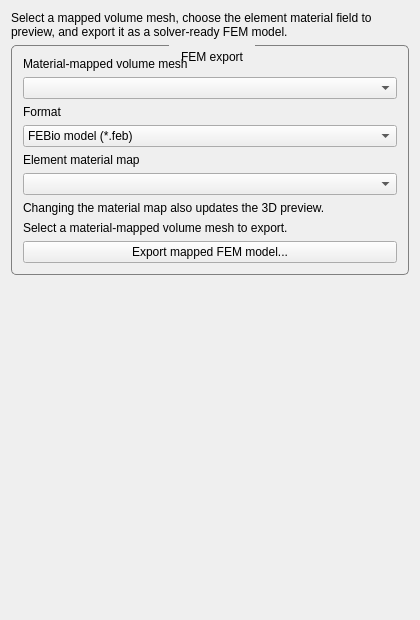
<?xml version="1.0" encoding="UTF-8"?>
<ui version="4.0">
 <class>FemExportViewControls</class>
 <widget class="QWidget" name="FemExportViewControls">
  <property name="geometry">
   <rect>
    <x>0</x>
    <y>0</y>
    <width>420</width>
    <height>620</height>
   </rect>
  </property>
  <property name="windowTitle">
   <string>FEM Export</string>
  </property>
  <property name="styleSheet">
   <string notr="true">QGroupBox {
 border-width: 1px;
 border-style: solid;
 border-color: grey;
 border-radius: 5px;
 margin-top: 1.7ex;
}

QGroupBox::title {
 subcontrol-origin: margin;
 subcontrol-position: top center;
 padding: 5px 10px;
}</string>
  </property>
  <layout class="QVBoxLayout" name="verticalLayout">
   <item>
    <widget class="QLabel" name="descriptionLabel">
     <property name="text">
      <string>Select a mapped volume mesh, choose the element material field to preview, and export it as a solver-ready FEM model.</string>
     </property>
     <property name="wordWrap">
      <bool>true</bool>
     </property>
    </widget>
   </item>
   <item>
    <widget class="QGroupBox" name="femExportGroup">
     <property name="title">
      <string>FEM export</string>
     </property>
     <layout class="QVBoxLayout" name="femExportLayout">
      <item>
       <widget class="QLabel" name="exportMeshLabel">
        <property name="text">
         <string>Material-mapped volume mesh</string>
        </property>
       </widget>
      </item>
      <item>
       <widget class="QmitkDataStorageComboBox" name="exportMeshComboBox"/>
      </item>
      <item>
       <widget class="QLabel" name="exportFormatLabel">
        <property name="text">
         <string>Format</string>
        </property>
       </widget>
      </item>
      <item>
       <widget class="QComboBox" name="exportFormatComboBox">
        <property name="currentIndex">
         <number>2</number>
        </property>
        <item>
         <property name="text">
          <string>Abaqus input deck (*.inp)</string>
         </property>
        </item>
        <item>
         <property name="text">
          <string>ANSYS Mechanical APDL (*.cdb)</string>
         </property>
        </item>
        <item>
         <property name="text">
          <string>FEBio model (*.feb)</string>
         </property>
        </item>
       </widget>
      </item>
      <item>
       <widget class="QLabel" name="exportMaterialMethodLabel">
        <property name="text">
         <string>Element material map</string>
        </property>
       </widget>
      </item>
      <item>
       <widget class="QComboBox" name="exportMaterialMethodComboBox"/>
      </item>
      <item>
       <widget class="QLabel" name="previewHintLabel">
        <property name="text">
         <string>Changing the material map also updates the 3D preview.</string>
        </property>
        <property name="wordWrap">
         <bool>true</bool>
        </property>
       </widget>
      </item>
      <item>
       <widget class="QLabel" name="exportStatusLabel">
        <property name="text">
         <string>Select a material-mapped volume mesh to export.</string>
        </property>
        <property name="wordWrap">
         <bool>true</bool>
        </property>
       </widget>
      </item>
      <item>
       <widget class="QPushButton" name="exportFemButton">
        <property name="text">
         <string>Export mapped FEM model...</string>
        </property>
       </widget>
      </item>
     </layout>
    </widget>
   </item>
   <item>
    <spacer name="verticalSpacer">
     <property name="orientation">
      <enum>Qt::Vertical</enum>
     </property>
     <property name="sizeHint" stdset="0">
      <size>
       <width>20</width>
       <height>40</height>
      </size>
     </property>
    </spacer>
   </item>
  </layout>
 </widget>
 <layoutdefault spacing="6" margin="11"/>
 <customwidgets>
  <customwidget>
   <class>QmitkDataStorageComboBox</class>
   <extends>QComboBox</extends>
   <header location="global">QmitkDataStorageComboBox.h</header>
  </customwidget>
 </customwidgets>
 <resources/>
 <connections/>
</ui>
